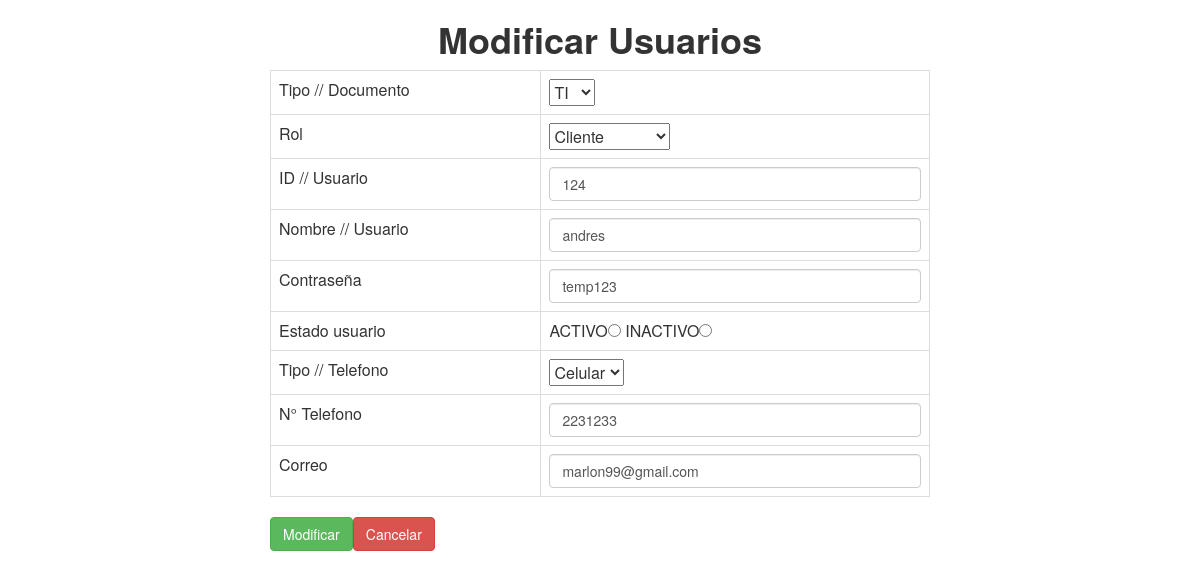
Screenshot of /Controlador/Administrador/modificarusu.php?Id_usu=124 (signed in) with the database file from the repository.
### tables this page shows
CREATE TABLE IF NOT EXISTS `usuario` (
  `Id_usu` bigint(20) NOT NULL,
  `Nom_usu` varchar(45) NOT NULL,
  `Pass_usu` varchar(45) NOT NULL,
  `Tipo_doc_Tipo_doc` varchar(15) NOT NULL,
  `Rol_nom_rol` varchar(20) NOT NULL,
  `Estado_usu` tinyint(1) NOT NULL,
  `Tipo_telefono` varchar(15) DEFAULT NULL,
  `Num_tel` bigint(20) DEFAULT NULL,
  `Correo` varchar(50) DEFAULT NULL,
  PRIMARY KEY (`Id_usu`,`Tipo_doc_Tipo_doc`),
  KEY `fk_Usuario_Tipo_doc1_idx` (`Tipo_doc_Tipo_doc`),
  KEY `fk_Usuario_Rol1_idx` (`Rol_nom_rol`)
);

### Controlador/Administrador/modificarusu.php (the view, shortened to what this page needs)
<html>
<head><!DOCTYPE HTML>
<html lang="es">
<head>
        <link rel="stylesheet" href="../../Vista/Administrador/css/bootstrap.min.css" />
    </head>
<body >
<center>
<h1 style=#fff><b>Modificar Usuarios</b></h1>
</center>
<?php
require("../../Modelo/conexion.php");
$Id_usu= $_REQUEST['Id_usu'];
$query = "SELECT * FROM usuario where Id_usu= '$Id_usu'";
$resultado=mysqli_query($con, $query);
$row = $resultado->fetch_assoc();
?>
<form action="proceso_modificarusu.php?Id_usu<?php echo $row['Id_usu'];?>" method="post" enctype="multipart/form-data" style="margin: auto; max-width: 55%;">
<form>
<table class="table table-bordered" id="dynamic_field">
<tr><td>Tipo // Documento </td>
<td><select name="Tipo_doc_Tipo_doc" value="<?php echo $row['Tipo_doc_Tipo_doc'];?>" placeholder="introduzca el codigo">
   <option value="TI">TI</option>
</select></td>
<tr><td>Rol</td><td>
<select name="Rol_nom_rol" value="<?php echo $row['Rol_nom_rol'];?>" placeholder="introduzca el codigo">
   <option value="Cliente">Cliente</option>
</select></td>
<tr><td> ID // Usuario </td><td>
<input class="form-control name_list" type="text" name="Id_usu"  placeholder="Identificacion Usuario" required
value="<?php echo $row['Id_usu'];?>" placeholder="introduzca el nombre"></td></tr>
<tr><td> Nombre // Usuario </td><td>
<input class="form-control name_list" type="text" name="Nom_usu"  placeholder="Nombre Usuario" required
value="<?php echo $row['Nom_usu'];?>" placeholder="introduzca el precio"></td></tr>
<tr><td>Contraseña</td><td>
<input class="form-control name_list" type="text" name="Pass_usu"  value="<?php echo $row['Pass_usu'];?>"
placeholder="Contraseña" required></td></tr>
<tr><td> Estado usuario </td><td>
ACTIVO<input type="radio" name="Estado_usu" value="1" >
INACTIVO<input type="radio" name="Estado_usu" value="0" >
</td></tr>
<tr><td>Tipo // Telefono </td><td>
<select name="Tipo_telefono" value="<?php echo $row['Tipo_telefono'];?>">
   <option value="Celular">Celular</option>
</select>
<tr><td> N° Telefono</td><td>
<input class="form-control name_list" type="text" name="Num_tel"  value="<?php echo $row['Num_tel'];?>"placeholder="N° Telefono" required></td></tr>
<tr><td> Correo</td><td>
<input class="form-control name_list" type="text" name="Correo"  value="<?php echo $row['Correo'];?>" placeholder="Correo Electronico" required></td></tr>
</table>
<input type="submit" name="registrar" class="btn btn-success" style="color:white"
value="Modificar"><button class="btn btn-danger"><a href="../../Vista/Administrador/mostrarusu.php" style="color:white">Cancelar</a></button></br>
</form>
</form>
</body>
</html>

### Controlador/Administrador/modificarusu.php (style rules this page uses)
body { background-image: url(../../Vista/Administrador/Img/fondo.jpg); }

### rows the page displays
usuario: Tipo_doc_Tipo_doc "TI", Rol_nom_rol "Cliente", Id_usu "124", Nom_usu "andres", Pass_usu "temp123", Tipo_telefono "Celular", Num_tel "2231233", Correo "marlon99@gmail.com"
